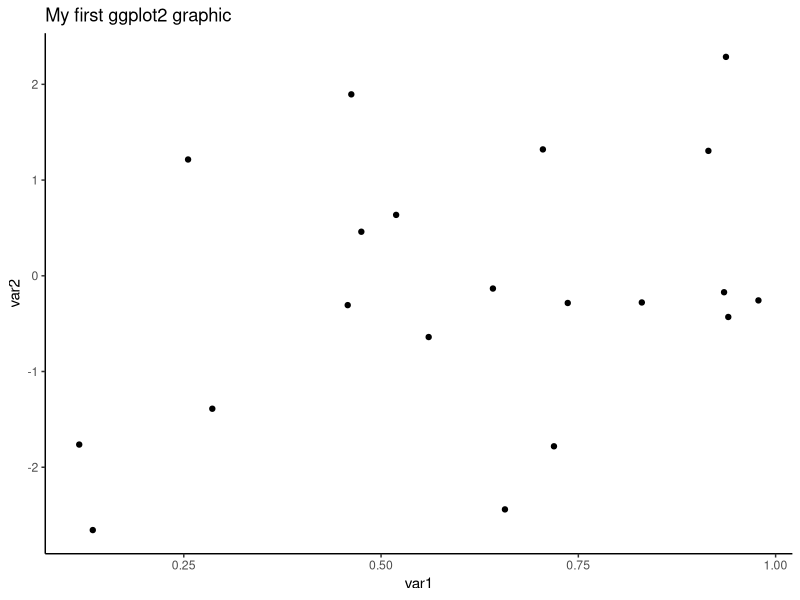
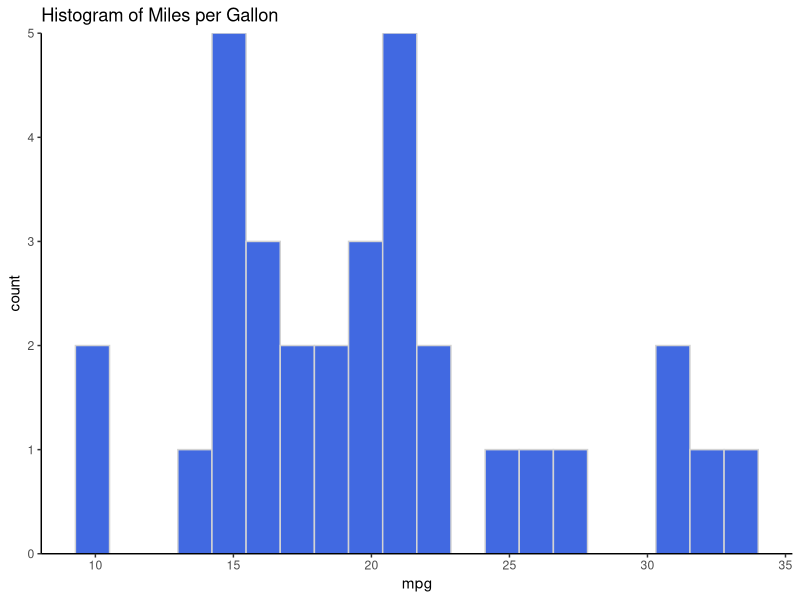
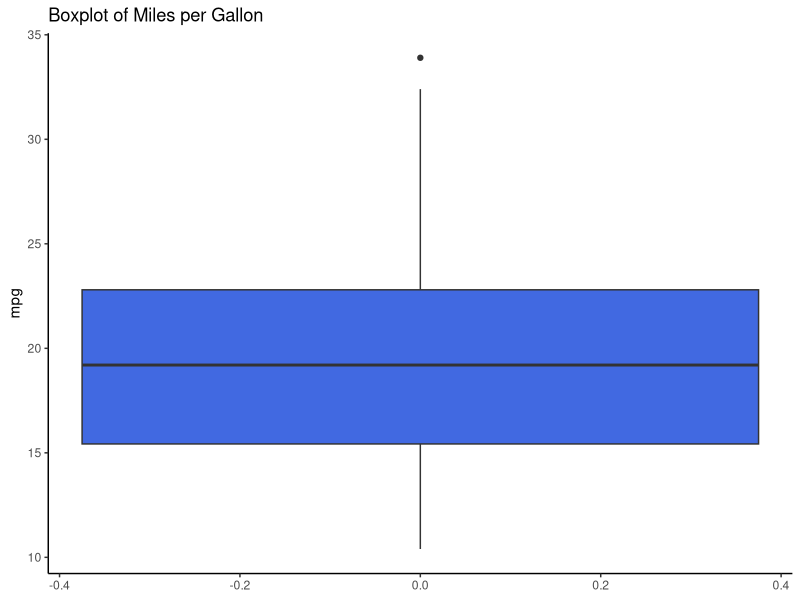
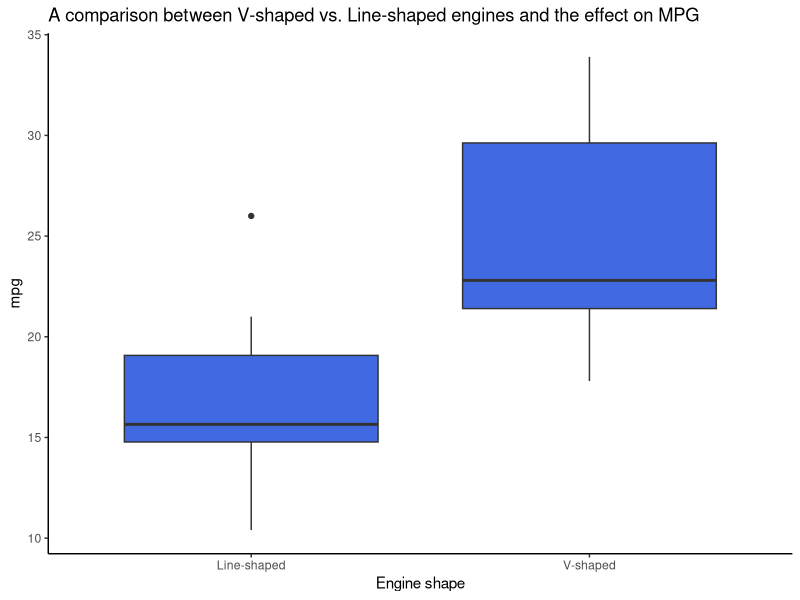
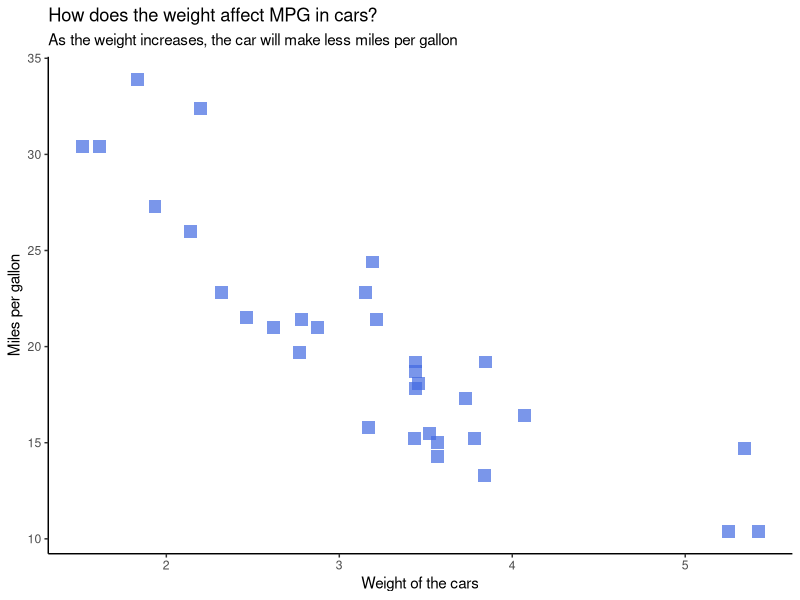
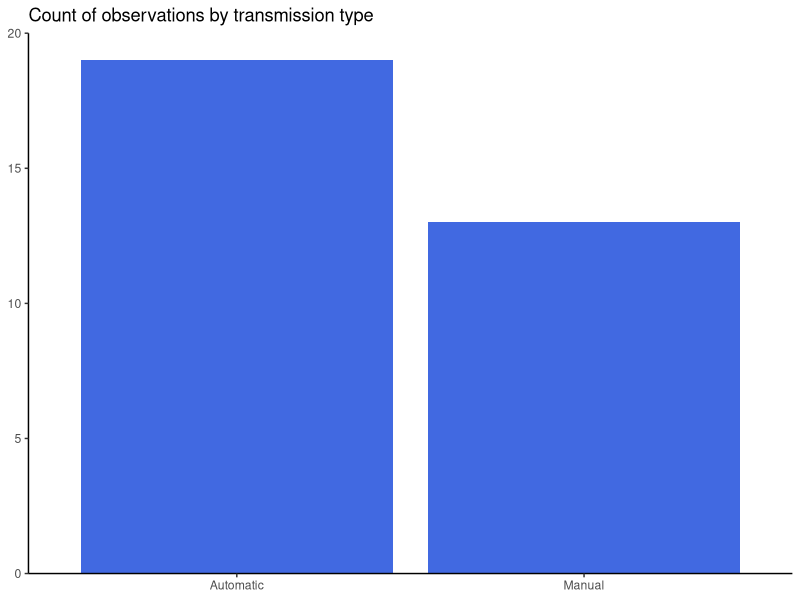
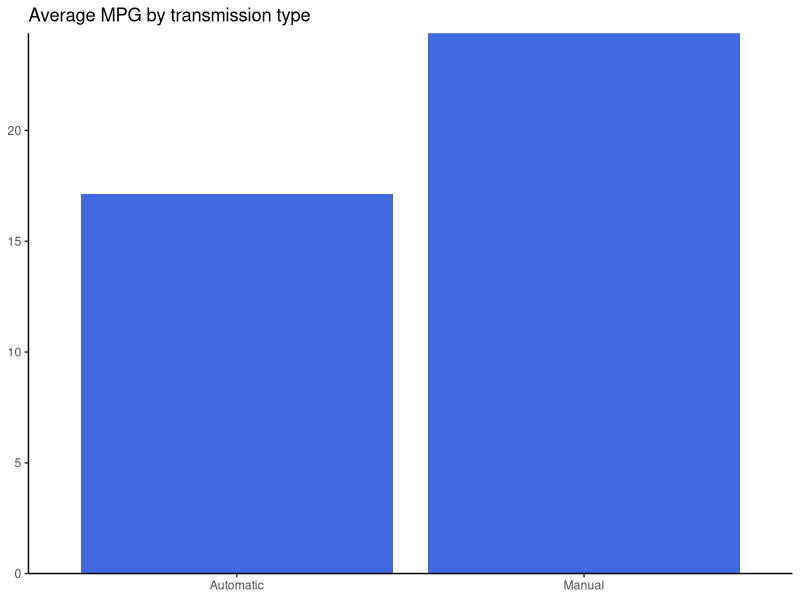
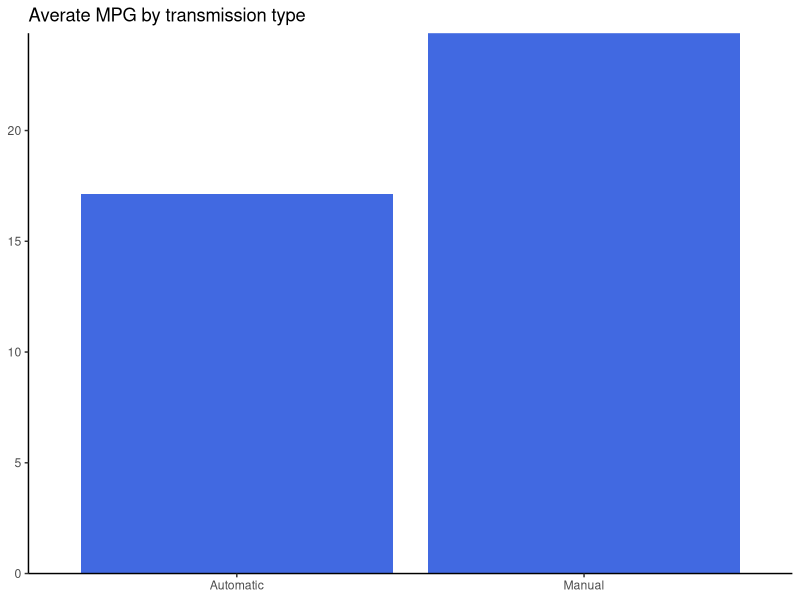

These charts were generated, in order, by the following R code:
## ---- chunk 1
library(conflicted) # An Alternative Conflict Resolution Strategy
library(datasets)   # The R Datasets Package
library(patchwork)  # The Composer of Plots
library(tidyverse)  # Easily Install and Load the 'Tidyverse'
## ---- chunk 2
# Set a seed for reproduce the same results
set.seed(42)

# Create a sample dataset
tbl <- tibble(
  var1 = runif(20),
  var2 = rnorm(20)
)

# What is the dataset to be used?
tbl %>%
  # What goes on X and Y?
  ggplot(aes(var1, var2)) +
  # What kind of graphic?
  geom_point() +
  # What is the graphic title?
  labs(title = "My first ggplot2 graphic") +
  theme_classic()
## ---- chunk 3
# Loading the dataset
data("mtcars")

tbl <- mtcars %>% 
  as_tibble(rownames = "names")

remove(mtcars)

tbl
## ---- chunk 4
# What is the dataset to be used and what goes on x?
tbl %>% 
  ggplot(aes(mpg)) +
  # What kind of graphic?
  geom_histogram( 
    # What is the color, fill color and number of bins?
    bins  = 20,
    color = "lightgray",
    fill  = "royalblue"
  ) +
  # Where does the scale start from?
  scale_y_continuous(expand = c(0, 0)) +
  # What is the graphic title?
  labs(title = "Histogram of Miles per Gallon") +
  # What is the theme?
  theme_classic()
## ---- chunk 5
# Boxplot of MPG

# Dataset
tbl %>%
  # Y
  ggplot(aes(y = mpg)) + 
  # Geometry and filling color
  geom_boxplot(fill = "royalblue") + 
  # title
  labs(title = "Boxplot of Miles per Gallon") +
  # theme
  theme_classic()
## ---- chunk 6
# Boxplot of MPG by engine type

# Dataset
tbl %>% 
  # X, Y
  ggplot(aes(factor(vs), mpg)) + 
  # Geometry and filling color
  geom_boxplot(fill = "royalblue") +
  # Renaming the text for x axis
  scale_x_discrete(labels = c("1" = "V-shaped", "0" = "Line-shaped")) +
  # overwrite the label for x axis
  labs(
    x     = "Engine shape",
    # title
    title = "A comparison between V-shaped vs. Line-shaped engines and the effect on MPG"
  ) +
  # theme
  theme_classic()
## ---- chunk 7
# Scatterplot weight versus mpg
tbl %>% 
  ggplot(aes(wt, mpg)) +
  geom_point(
    color = "royalblue",
    size  = 4,
    shape = 15,
    alpha = 0.7
  ) +
  labs(
    x        = "Weight of the cars",
    y        = "Miles per gallon",
    title    = "How does the weight affect MPG in cars?",
    subtitle = "As the weight increases, the car will make less miles per gallon"
  ) +
  theme_classic()
## ---- chunk 8
# Bar plot
tbl %>%
  ggplot(aes(factor(am))) + 
  geom_bar(fill = "royalblue") +
  scale_x_discrete(labels = c("1" = "Manual", "0" = "Automatic")) +
  scale_y_continuous(
    expand = c(0, 0),
    breaks = seq(0, 20, by = 5),
    limits = c(0, 20)
  ) +
  labs(
    x     = NULL,
    y     = NULL,
    title = "Count of observations by transmission type"
  ) +
  theme_classic()
## ---- chunk 9
# Bar plot with two variables
tbl %>% 
  ggplot(aes(factor(am), mpg)) + 
  # statistic calculation - mean value
  geom_bar(
    stat = "summary",
    fun  = "mean",
    fill = "royalblue"
  ) +
  scale_x_discrete(labels = c("1" = "Manual", "0" = "Automatic")) +
  scale_y_continuous(
    expand = c(0, 0),
    breaks = seq(0, 25, by = 5)
  ) +
  labs(
    x     = NULL,
    y     = NULL,
    title = "Average MPG by transmission type"
  ) +
  theme_classic()
## ---- chunk 10
# Another syntax
tbl %>% 
  ggplot(aes(factor(am), mpg)) + 
  # statistic calculation - mean value
  stat_summary(
    fun  = "mean",
    geom = "bar",
    fill = "royalblue"
  ) +
  scale_x_discrete(labels = c("1" = "Manual", "0" = "Automatic")) +
  scale_y_continuous(
    expand = c(0, 0),
    breaks = seq(0, 25, by = 5)
  ) +
  labs(
    x     = NULL,
    y     = NULL,
    title = "Averate MPG by transmission type"
  ) +
  theme_classic()
## ---- chunk 11
# Column plot for MPG by transmission type
tbl %>% 
  ggplot(aes(factor(am), mpg)) +
  geom_col(fill = "royalblue") +
  scale_x_discrete(labels = c("1" = "Manual", "0" = "Automatic")) +
  scale_y_continuous(
    expand = c(0, 0),
    breaks = seq(0, 350, by = 50),
    limits = c(0, 350)
  ) +
  labs(
    x     = NULL,
    y     = NULL,
    title = "MPG by transmission type"
  ) +
  theme_classic()
## ---- chunk 12
# Base plot
p <- tbl %>% 
  ggplot(aes(factor(cyl), fill = factor(vs))) +
  scale_fill_discrete(labels = c("0" = "Line-shaped", "1" = "V-shaped")) +
  scale_y_continuous(expand = c(0, 0)) +
  labs(x = "Cylinders")

# Bar plot stacked
g1 <- p +
  geom_bar(position = "stack")

# Bar plot side
g2 <- p +
  geom_bar(position = "dodge")

# Bar plot fill
g3 <- p +
  geom_bar(position = "fill")

# Patchwork to put three plots on the same line
((g1| g2| g3) +
  plot_layout(guides = "collect") & theme(legend.position  = "bottom")) *
  labs(
    y = NULL
  ) *
  theme_classic() *
  theme(
    legend.direction = "horizontal",
    legend.title     = element_blank(),
    axis.line.x      = element_blank(),
    axis.ticks.x     = element_blank()
  )
## ---- chunk 13
# Seed for reproduction
set.seed(42)

# Car sales
sales <- tibble(
  month  = factor(1:12),
  sales  = as.integer(abs(rnorm(12) * 10000)),
  sales2 = as.integer(abs(rnorm(12) * 11000))
)

sales
## ---- chunk 14
# Simple Line plot
sales %>%
  ggplot(aes(month, sales, group = 1)) +
  geom_line(linewidth = 1, color = "darkgreen") +
  labs("Car sales throughout the months") +
  theme_classic()
## ---- chunk 15
# Line plot with two variables
sales %>% 
  ggplot() +
  geom_line(aes(month, sales, group = 1, color = "sales year 1"), linewidth = 1, linetype = 2) +
  geom_line(aes(month, sales2, group = 1, color = "sales year 2"), linewidth = 1, linetype = 1) +
  labs(title = "Car sales throughout the months - Two year comparison") +
  theme_classic() +
  theme(
    legend.title = element_blank()
  )
## ---- chunk 16
# Alternatively using pivot_longer first
sales %>%
  pivot_longer(cols = sales:sales2, names_to = "group", values_to = "values") %>%
  ggplot(aes(month, values, group = group, color = group)) +
  geom_line(linewidth = 1) +
  scale_color_discrete(labels = c("sales" = "1", "sales2" = "2")) +
  labs(
    title  = "Car sales throughout the months - Two year comparison",
    color  = "Sales year") +
  theme_classic()
## ---- chunk 17
# Smooth line
tbl %>%
  ggplot(aes(hp, mpg)) +
  geom_point(aes(color= factor(vs))) +
  geom_smooth(method = "loess") +
  scale_color_discrete(labels = c("0" = "Line-shaped", "1" = "V-shaped")) +
  labs(color = "Engine Shape") +
  theme_classic()
## ---- chunk 18
# Base Plot
p <- tbl %>% 
  ggplot(aes(factor(am))) +
  geom_bar(fill= "royalblue") +
  labs(x = "am")

# Theme BW
g1 <- p +
  labs(title = "BW") +
  theme_bw()

# Theme Classic
g2 <- p +
  labs(title = "Classic") +
  theme_classic()

# Theme Light
g3 <- p +
  labs(title = "Light") +
  theme_light()

# Theme Dark
g4 <- p +
  labs(title = "Dark") +
  theme_dark()

# Theme Gray
g5 <- p +
  labs(title = "Gray") +
  theme_gray()

# Theme Linedraw
g6 <- p +
  labs(title = "Linedraw") +
  theme_linedraw()

# Theme Minimal
g7 <- p +
  labs(title = "Minimal")+
  theme_minimal()

# Theme void
g8 <- p +
  labs(title = "Void")+
  theme_void()

(g1 | g2 | g3 | g4) / (g5 | g6 | g7 | g8)
